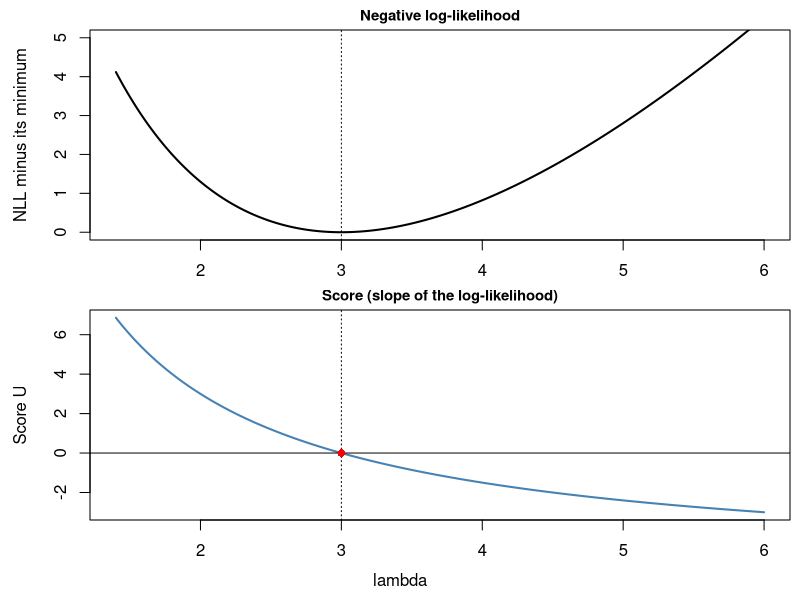
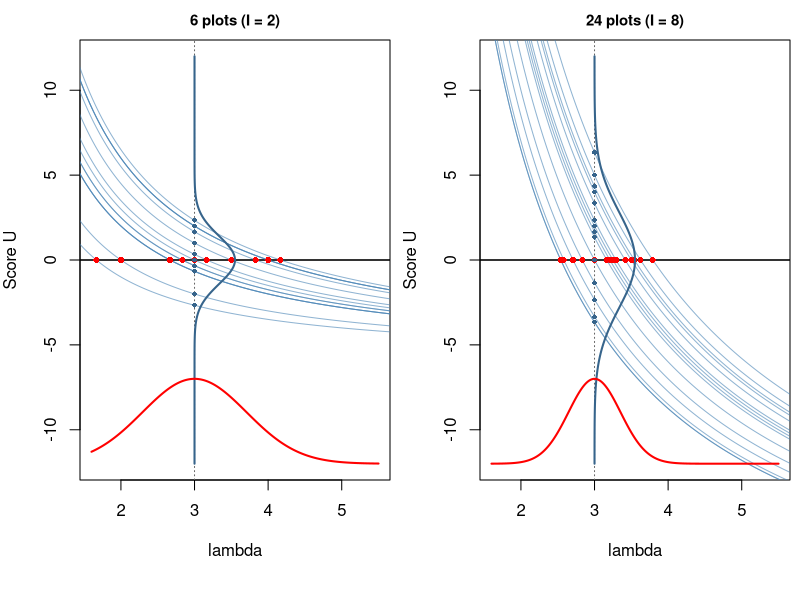
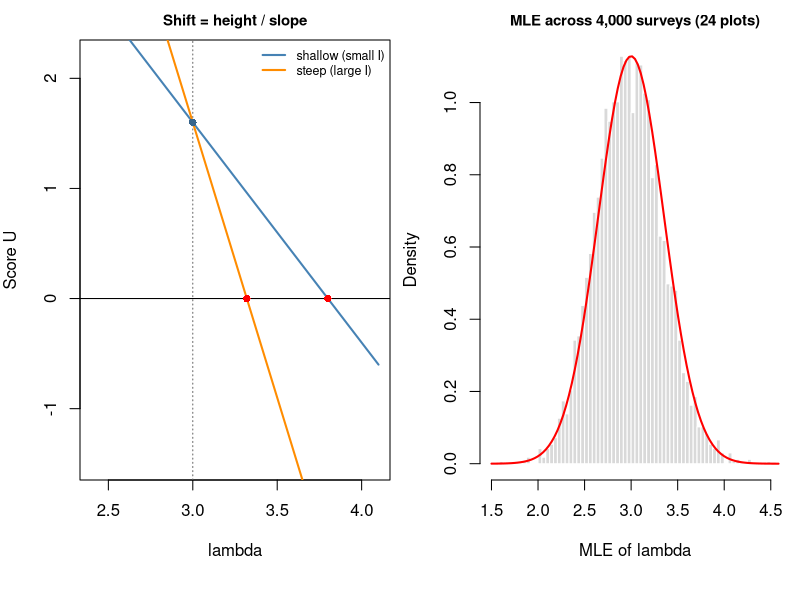
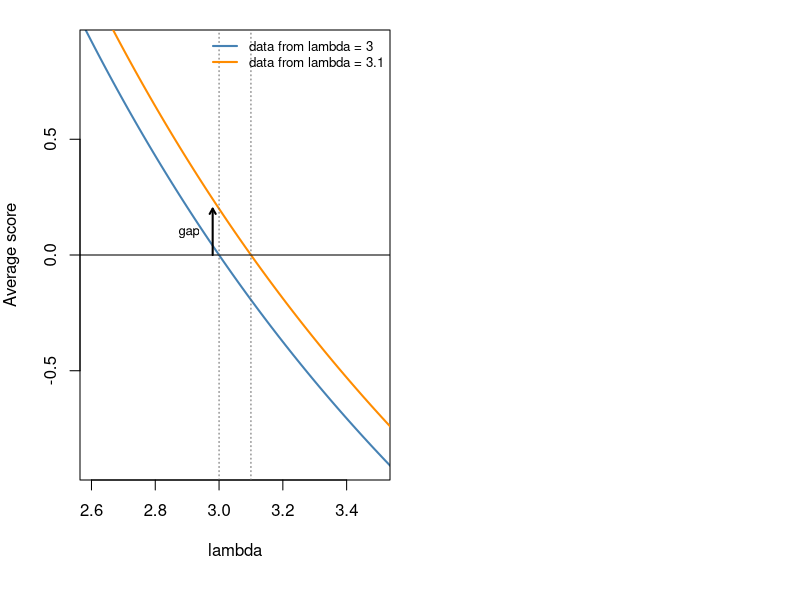
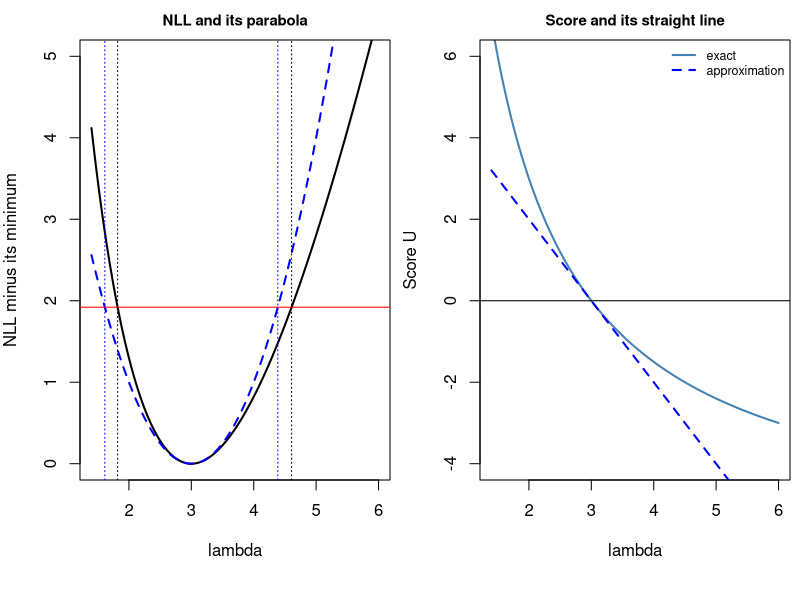
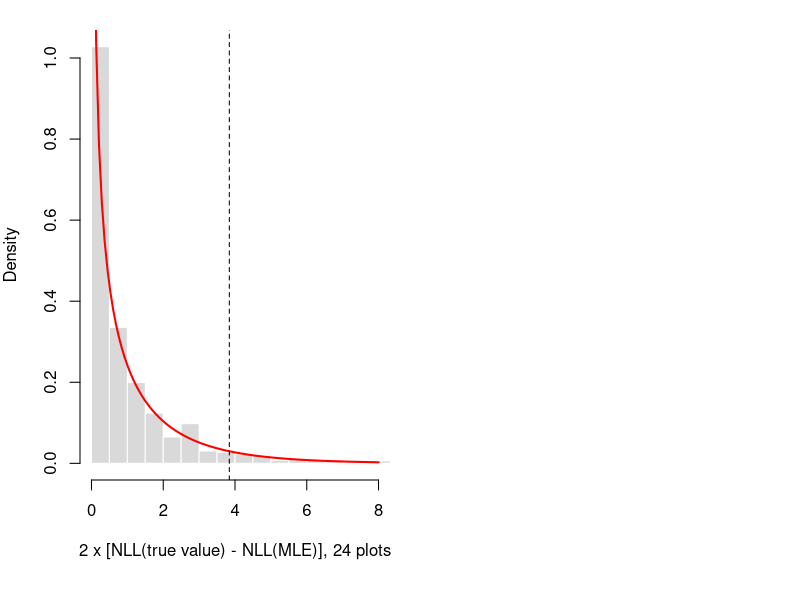
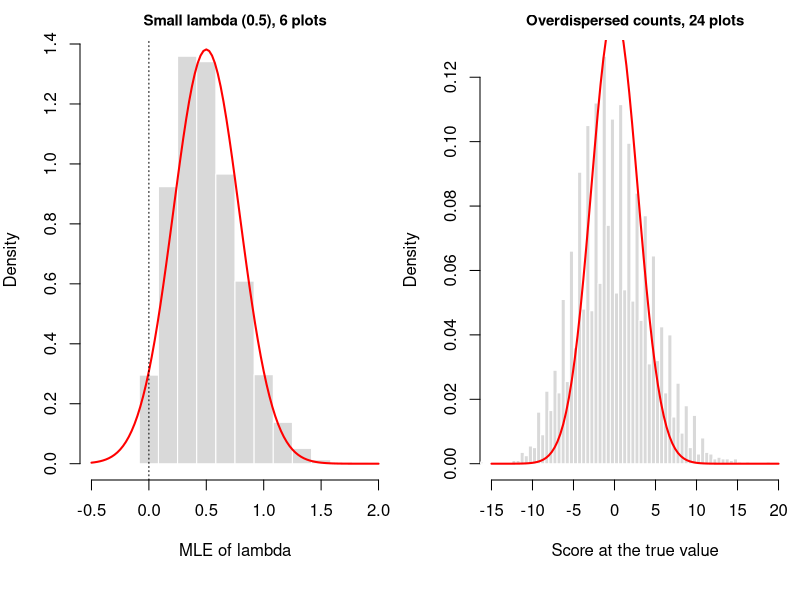

Recreate these plots in R, in order.
## ---- chunk 1
knitr::opts_chunk$set(echo = FALSE, warning = FALSE, message = FALSE,
                       fig.width = 6.5, fig.height = 3.2, fig.align = "center")

lambda0 <- 3
lam <- seq(1.4, 6, length.out = 400)
nll <- function(l, y) -sum(dpois(y, l, log = TRUE))
score <- function(l, y) sum(y) / l - length(y)
## ---- chunk 2
set.seed(1)
y1 <- c(2, 5, 3, 0, 4, 4)
lam_hat1 <- mean(y1)
d_nll <- sapply(lam, nll, y = y1) - nll(lam_hat1, y1)
u1 <- sapply(lam, score, y = y1)

par(mfrow = c(2, 1), mar = c(2, 4.5, 1.5, 0.5), oma = c(2, 0, 0, 0))
plot(lam, d_nll, type = "l", lwd = 2, ylim = c(0, 5), xlab = "",
     ylab = "NLL minus its minimum", main = "Negative log-likelihood", cex.main = 0.9)
abline(v = lam_hat1, lty = 3)
plot(lam, u1, type = "l", lwd = 2, col = "steelblue", xlab = "",
     ylab = "Score U", main = "Score (slope of the log-likelihood)", cex.main = 0.9)
abline(h = 0)
abline(v = lam_hat1, lty = 3)
points(lam_hat1, 0, pch = 16, col = "red")
mtext("lambda", side = 1, line = 0.5, outer = TRUE)
## ---- chunk 3
score_panel <- function(n, n_sims = 15, ylim = c(-12, 12)) {
  info <- n / lambda0
  plot(NA, xlim = c(1.6, 5.5), ylim = ylim, xlab = "lambda", ylab = "Score U",
       main = paste0(n, " plots (I = ", round(info, 1), ")"), cex.main = 0.9)
  abline(h = 0, lwd = 1.5)
  abline(v = lambda0, lty = 3, col = "grey40")
  for (i in seq_len(n_sims)) {
    y <- rpois(n, lambda0)
    lines(lam, sapply(lam, score, y = y), col = adjustcolor("steelblue", 0.6))
    points(mean(y), 0, pch = 16, col = "red", cex = 0.8)
    points(lambda0, score(lambda0, y), pch = 16, col = "steelblue4", cex = 0.6)
  }
  yy <- seq(ylim[1], ylim[2], length.out = 200)
  lines(lambda0 + 0.55 * dnorm(yy, 0, sqrt(info)) / dnorm(0, 0, sqrt(info)), yy,
        col = "steelblue4", lwd = 2)
  xx <- seq(1.6, 5.5, length.out = 300)
  dx <- dnorm(xx, lambda0, sqrt(1 / info))
  lines(xx, ylim[1] + 5 * dx / max(dx), col = "red", lwd = 2)
}
set.seed(746)
par(mfrow = c(1, 2), mar = c(4, 4, 2, 0.5))
score_panel(6)
score_panel(24)
## ---- chunk 4
info6 <- 6 / lambda0
par(mfrow = c(1, 2), mar = c(4, 4, 2, 0.5))
plot(NA, xlim = c(2.4, 4.1), ylim = c(-1.5, 2.2), xlab = "lambda", ylab = "Score U",
     main = "Shift = height / slope", cex.main = 0.9)
abline(h = 0)
abline(v = lambda0, lty = 3, col = "grey40")
h <- 1.6
for (s in c(info6, 2.5 * info6)) {
  xs <- seq(2.4, 4.1, length.out = 50)
  lines(xs, h - s * (xs - lambda0), lwd = 2, col = if (s == info6) "steelblue" else "darkorange")
  points(lambda0 + h / s, 0, pch = 16, col = "red")
}
points(lambda0, h, pch = 16, col = "steelblue4")
legend("topright", c("shallow (small I)", "steep (large I)"), lwd = 2,
       col = c("steelblue", "darkorange"), bty = "n", cex = 0.75)

set.seed(746)
sims_n <- 24
hats <- replicate(4000, mean(rpois(sims_n, lambda0)))
hist(hats, breaks = seq(1.5, 4.6, by = 1 / sims_n), freq = FALSE, col = "grey85",
     border = "white", main = "MLE across 4,000 surveys (24 plots)", cex.main = 0.9,
     xlab = "MLE of lambda")
curve(dnorm(x, lambda0, sqrt(lambda0 / sims_n)), add = TRUE, lwd = 2, col = "red")
## ---- chunk 5
n_id <- 6
delta <- 0.1
info_id <- n_id / lambda0
exp_score <- function(l, lam_true) n_id * lam_true / l - n_id
par(mar = c(4, 4, 1.5, 0.5))
plot(lam, exp_score(lam, lambda0), type = "l", lwd = 2, col = "steelblue",
     xlim = c(2.6, 3.5), ylim = c(-0.9, 0.9), xlab = "lambda",
     ylab = "Average score")
lines(lam, exp_score(lam, lambda0 + delta), lwd = 2, col = "darkorange")
abline(h = 0)
abline(v = c(lambda0, lambda0 + delta), lty = 3, col = "grey40")
gap <- exp_score(lambda0, lambda0 + delta)
arrows(lambda0 - 0.02, 0, lambda0 - 0.02, gap, length = 0.06, lwd = 2)
text(lambda0 - 0.03, gap / 2, "gap", pos = 2, cex = 0.8)
legend("topright", c("data from lambda = 3", "data from lambda = 3.1"),
       lwd = 2, col = c("steelblue", "darkorange"), bty = "n", cex = 0.8)
## ---- chunk 6
s_ex <- c(12, 18, 24)
u_ex <- s_ex / lambda0 - n_id
ratio_ex <- dpois(s_ex, n_id * (lambda0 + delta)) / dpois(s_ex, n_id * lambda0)
knitr::kable(data.frame(s_ex, u_ex, sprintf("%.3f", ratio_ex),
                        sprintf("%.1f", 1 + delta * u_ex)),
             col.names = c("Total count S", "Score at 3, U", "Exact ratio",
                           "1 + 0.1 U"),
             align = "c")
## ---- chunk 7
info_obs <- sum(y1) / lam_hat1^2
quad <- 0.5 * info_obs * (lam - lam_hat1)^2
cut <- qchisq(0.95, 1) / 2
f_cut <- function(l) nll(l, y1) - nll(lam_hat1, y1) - cut
lr_int <- c(uniroot(f_cut, c(0.5, 3))$root, uniroot(f_cut, c(3, 8))$root)
wald_int <- lam_hat1 + c(-1, 1) * qnorm(0.975) / sqrt(info_obs)

par(mfrow = c(1, 2), mar = c(4, 4, 2, 0.5))
plot(lam, d_nll, type = "l", lwd = 2, ylim = c(0, 5), xlab = "lambda",
     ylab = "NLL minus its minimum", main = "NLL and its parabola", cex.main = 0.9)
lines(lam, quad, lwd = 2, lty = 2, col = "blue")
abline(h = cut, col = "red")
abline(v = lr_int, lty = 3)
abline(v = wald_int, lty = 3, col = "blue")
plot(lam, u1, type = "l", lwd = 2, col = "steelblue", ylim = c(-4, 6), xlab = "lambda",
     ylab = "Score U", main = "Score and its straight line", cex.main = 0.9)
lines(lam, -info_obs * (lam - lam_hat1), lwd = 2, lty = 2, col = "blue")
abline(h = 0)
legend("topright", c("exact", "approximation"), lwd = 2, lty = c(1, 2),
       col = c("steelblue", "blue"), bty = "n", cex = 0.75)
## ---- chunk 8
set.seed(746)
dev_stat <- replicate(4000, {
  y <- rpois(24, lambda0)
  2 * (nll(lambda0, y) - nll(mean(y), y))
})
par(mar = c(4, 4, 1.5, 0.5))
hist(dev_stat, breaks = 60, freq = FALSE, col = "grey85", border = "white",
     xlim = c(0, 8), main = "", xlab = "2 x [NLL(true value) - NLL(MLE)], 24 plots")
curve(dchisq(x, 1), add = TRUE, lwd = 2, col = "red", from = 0.05)
abline(v = qchisq(0.95, 1), lty = 2)
## ---- chunk 9
set.seed(746)
par(mfrow = c(1, 2), mar = c(4, 4, 2, 0.5))
small_lam <- 0.5
hats_small <- replicate(4000, mean(rpois(6, small_lam)))
hist(hats_small, breaks = seq(-0.5 / 6, 3, by = 1 / 6), freq = FALSE, col = "grey85",
     border = "white", main = "Small lambda (0.5), 6 plots", cex.main = 0.9,
     xlab = "MLE of lambda", xlim = c(-0.5, 2))
curve(dnorm(x, small_lam, sqrt(small_lam / 6)), add = TRUE, lwd = 2, col = "red")
abline(v = 0, lty = 3)

heights_nb <- replicate(4000, score(lambda0, rnbinom(24, mu = lambda0, size = 2)))
hist(heights_nb, breaks = 60, freq = FALSE, col = "grey85", border = "white",
     main = "Overdispersed counts, 24 plots", cex.main = 0.9,
     xlab = "Score at the true value", xlim = c(-15, 20))
curve(dnorm(x, 0, sqrt(24 / lambda0)), add = TRUE, lwd = 2, col = "red")
